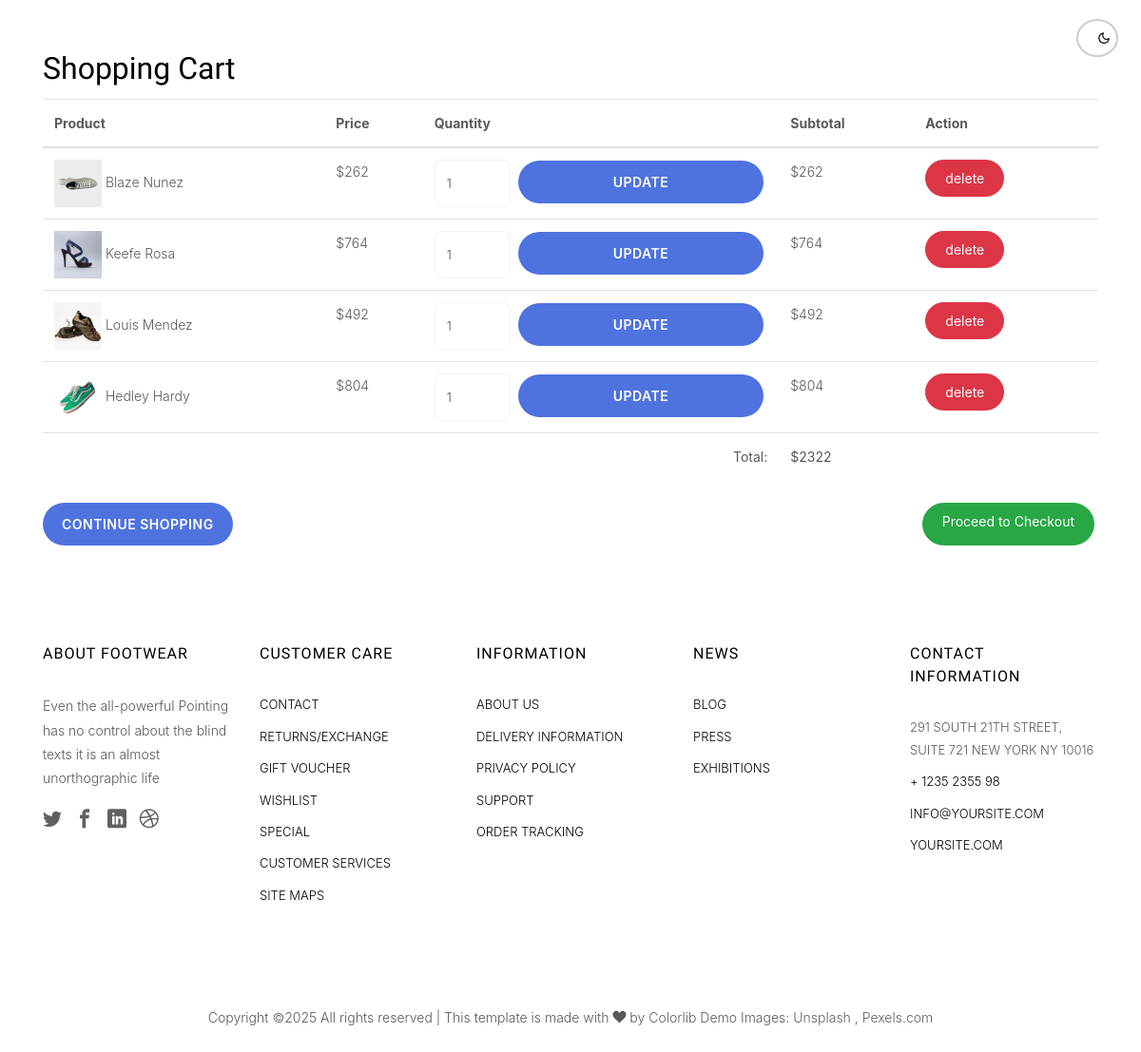
The app's page /cart/ (signed in), older data.
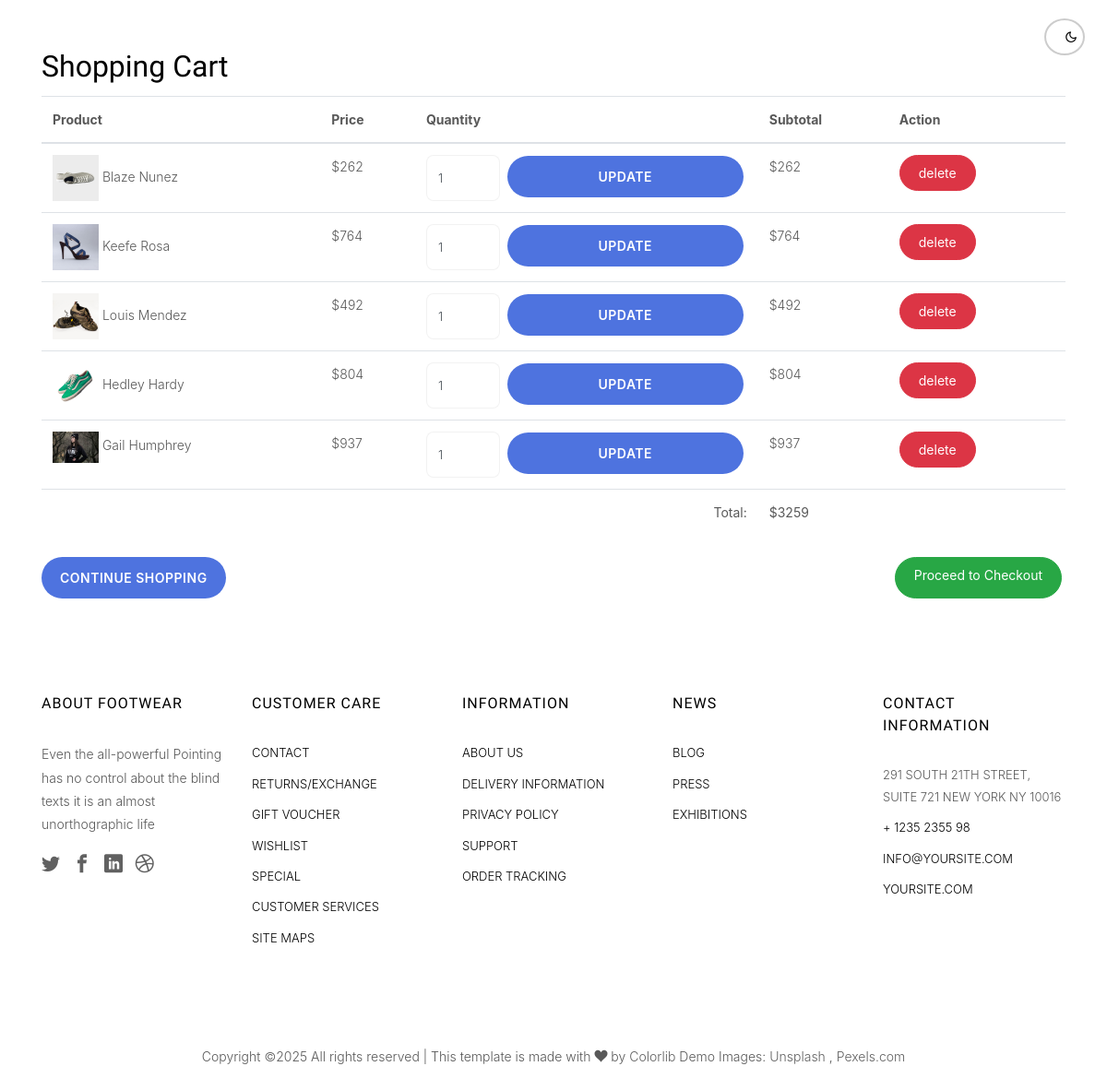
The same page, newer data.
### carts/models.py (models this page shows, shortened)
class CartItem(models.Model):
    cart = models.ForeignKey(Cart,on_delete=models.CASCADE,related_name="cart_item")
    product = models.ForeignKey(Product,on_delete=models.CASCADE,related_name="product_cart")
    quantity = models.IntegerField(default=1)
    price = models.IntegerField()

### products/models.py (models this page shows, shortened)
class Product(models.Model):
    name = models.CharField(max_length=100,blank=True)
    fake_price = models.CharField(max_length=15,blank=True)
    real_price = models.CharField(max_length=15,blank=True)
    description = models.TextField(blank=True,null=True)
    brand = models.CharField(null=True,blank=True,max_length=20)
    image = models.ImageField(upload_to='product_imgs/', blank=True,null=True)
    category = models.ForeignKey(Category,on_delete=models.CASCADE,related_name="category")

### carts/views.py (the view)
# urls.py: path('cart/', views.display_cart, name='cart'),
@login_required
def display_cart(request):
    try:
        cart = Cart.objects.get(user=request.user)
        cart_items = cart.cart_item.all()
        total = cart.total_price
        context = {
            'cart_items': cart_items,
            'total': total
        }
    except Cart.DoesNotExist:
        context = {
            'cart_items': None,
            'total': 0
        }
    return render(request, 'carts/cart.html', context)

### carts/context_processors.py (called while the page is built)
def cart_processor(request):
    cart_count = 0
    if request.user.is_authenticated:
        try:
            cart = Cart.objects.get(user=request.user)
            cart_count = cart.cart_item.all().count()
        except Cart.DoesNotExist:
            cart_count = 0
    return {'cart_count': cart_count}

### carts/templates/carts/cart.html (shortened to what this page needs)
{% extends 'users/home.html' %}
{% load static %}
{% block content %}
<div class="container mt-5">
    <h2>Shopping Cart</h2>
    {% if cart_items %}
        <div class="table-responsive">
            <table class="table">
                <thead>
                    <tr>
                        <th>Product</th>
                        <th>Price</th>
                        <th>Quantity</th>
                        <th>Subtotal</th>
                        <th>Action</th>
                    </tr>
                </thead>
                <tbody>
                    {% for cart_item in cart_items %}
                    <tr>
                        <td>
                            <img  {% if cart_item.product.image  %}src="{{ cart_item.product.image.url }}" {% else %}  src="{% static "client/images.default_product.jpeg" %}" {% endif %} alt="{{ cart_item.product.name }}" style="width: 50px;">
                            {{ cart_item.product.name }}
                        </td>
                        <td>${{ cart_item.product.real_price }}</td>
                        <td>
                            <form action="{% url 'update_cart' %}" method="POST" class="d-flex align-items-center">
                                <input type="number" name="quantity" value="{{ cart_item.quantity }}" min="1" class="form-control" style="width: 80px;">
                                <button type="submit" class="btn btn-sm btn-info ml-2">Update</button>
                            </form>
                        </td>
                        <td>${{ cart_item.price }}</td>
                        <td>
                            <a href="{% url 'remove_item' cart_item.id %}" class="btn btn-danger btn-sm">
                                delete
                            </a>
                        </td>
                    </tr>
                    {% endfor %}
                </tbody>
                <tfoot>
                    <tr>
                        <td colspan="3" class="text-right"><strong>Total:</strong></td>
                        <td colspan="2"><strong>${{ total }}</strong></td>
                    </tr>
                </tfoot>
            </table>
            <div class="d-flex justify-content-between mt-4">
                <a href="{% url 'store' %}" class="btn btn-primary">
                     Continue Shopping
                </a>
                <a href="{% url 'payment' %}" class="btn btn-success">
                    Proceed to Checkout
                </a>
            </div>
        </div>
    {% endif %}
</div>
{% endblock %}

Row changes from the older to the newer data that the page shows:
added CartItem: product.image (picture), product.name "Gail Humphrey", product.real_price "937", quantity "1", price "937"
Text that changed along with them:
{{ total }}: "2322" → "3259"
